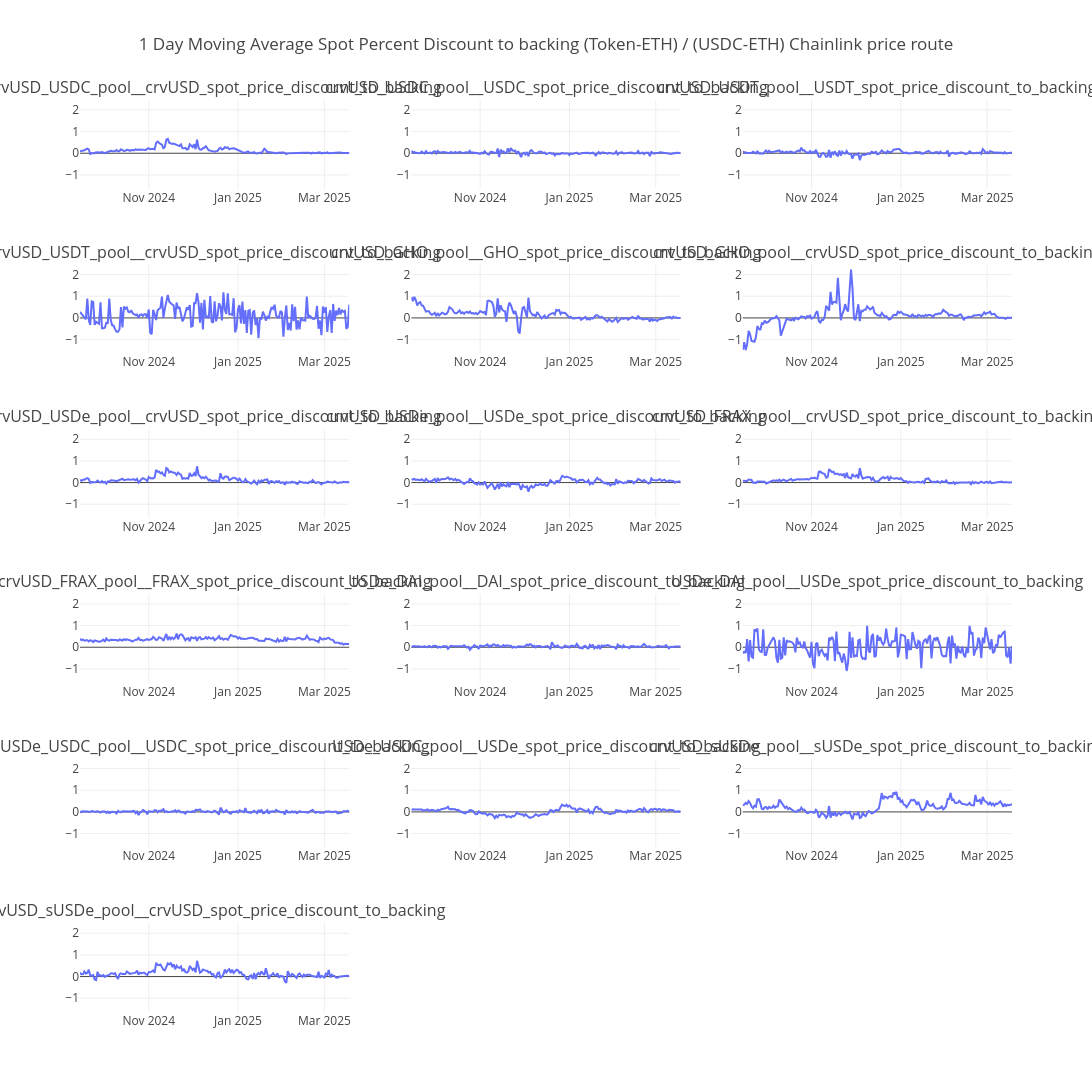
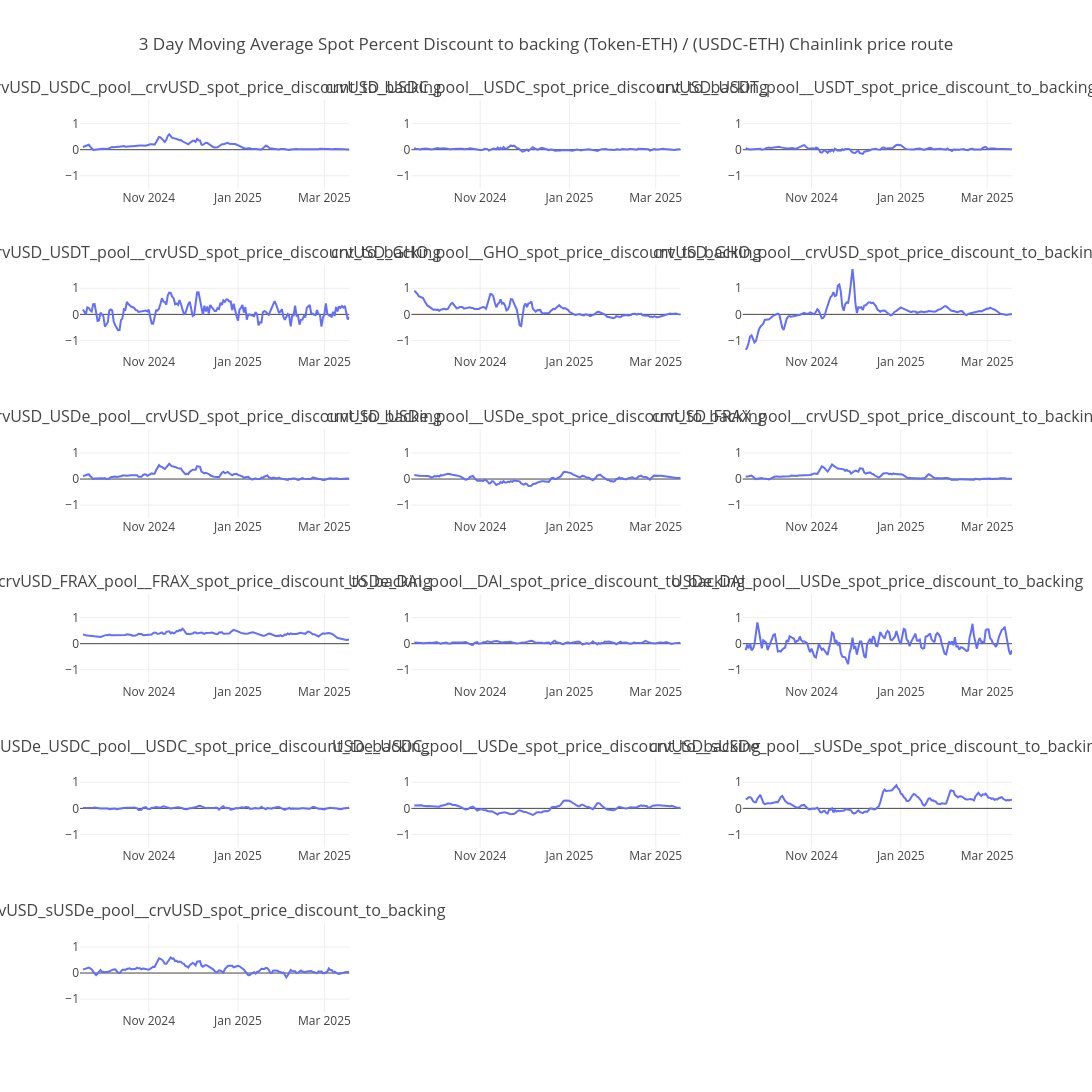
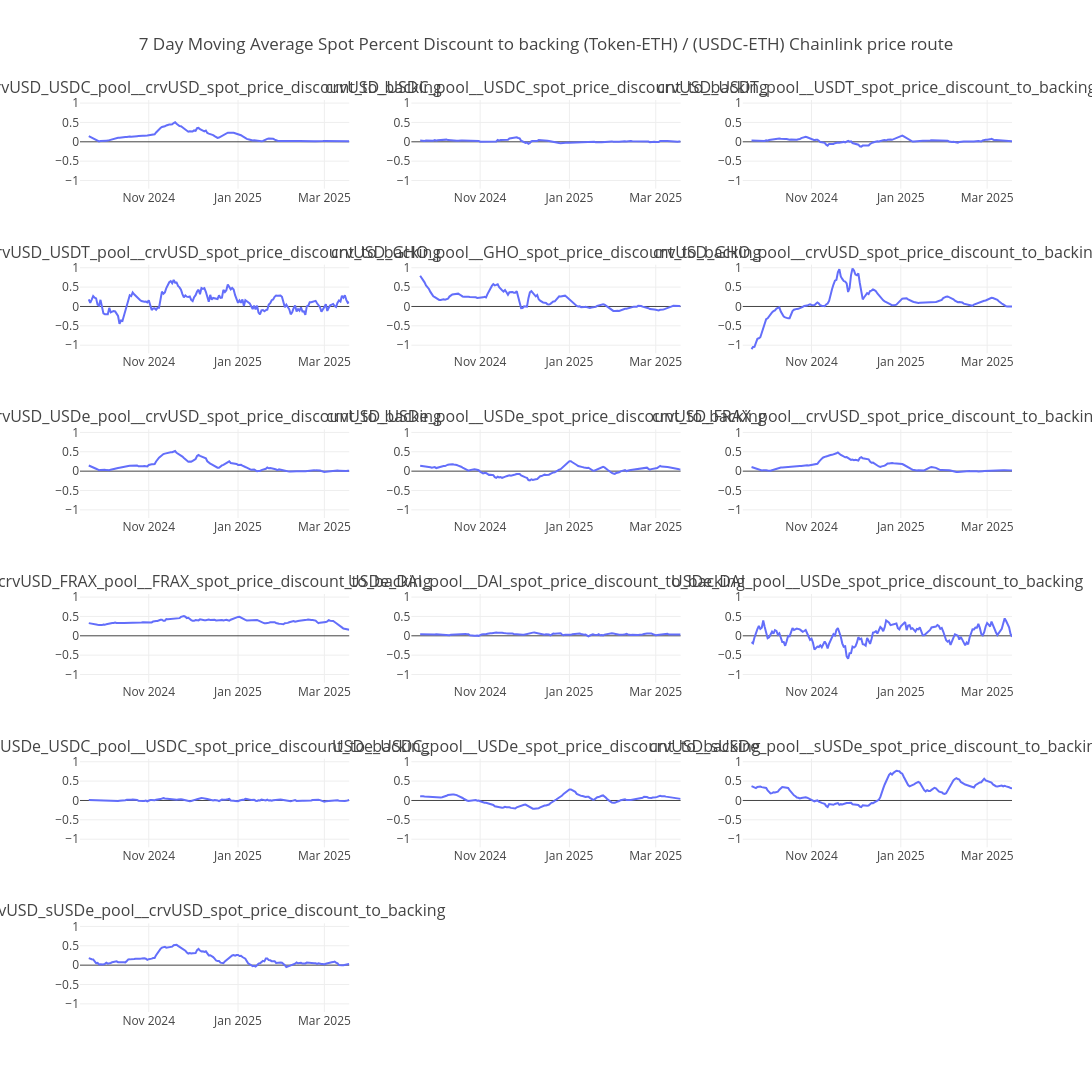

Notebook source saved alongside these figures, in order:
### Code cell
render_n_day_subplots(pool_spot_price_discount_to_backing_df, 'Spot Percent Discount to backing (Token-ETH) / (USDC-ETH) Chainlink price route')
